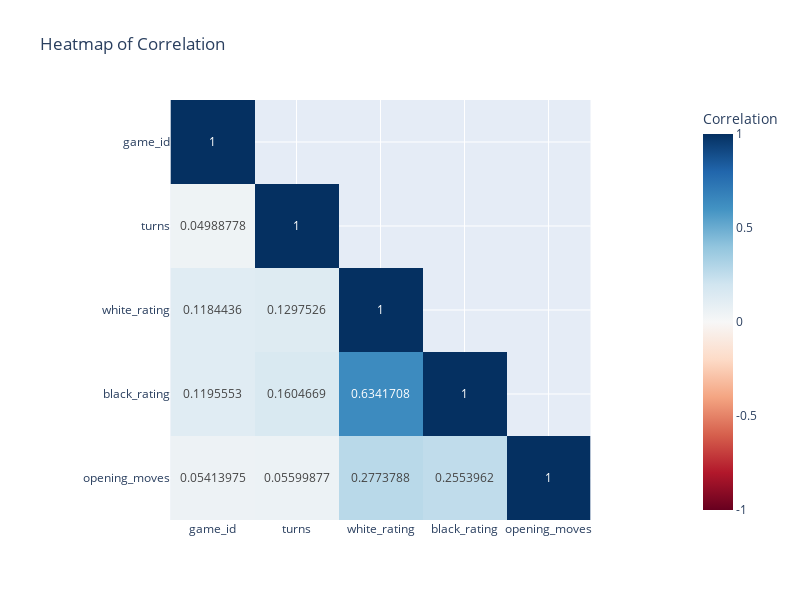

Notebook code cell kept with this figure:
### Markdown cell above
---
### **Correlation Analysis of Chess Game Features**

In the following visualization, we present a correlation heatmap for the numerical features in the chess game dataset. The heatmap highlights the relationships between these features, providing insight into how they interact with each other.

#### **Observations**
The correlation heatmap reveals the strength and direction of relationships between features such as player ratings, game turns, and opening moves. While some features, such as `white_rating` and `black_rating`, exhibit a moderate positive correlation, other features show weaker relationships, indicating limited linear dependence.

#### **Purpose of This Analysis**
Understanding correlations in the dataset is essential for:
- Identifying highly correlated features that may provide redundant information.
- Highlighting patterns that could inform strategic analysis or model building.
- Detecting weakly correlated features, which may require additional transformations to uncover hidden relationships.

### Code cell
#Correlation Analysis

df = CSV.copy()

# Calculate the correlation matrix for numerical columns
numerical_columns = df.select_dtypes(include=['int64', 'float64'])
correlation_matrix = numerical_columns.corr()

# Mask the top triangle of the correlation matrix
mask = np.tril(np.ones_like(correlation_matrix, dtype=bool))

correlation_matrix = correlation_matrix.where(mask)

# Create the heatmap using Plotly
fig = px.imshow(
    correlation_matrix,
    text_auto=True,
    color_continuous_scale="RdBu",  # Diverging colormap
    title="Heatmap of Correlation",
    labels=dict(color="Correlation"),
    zmin=-1, zmax=1  # Set limits for diverging colors
)

# Update the layout for better visualization
fig.update_layout(
    width=800,  # Set the width of the figure
    height=600,  # Set the height of the figure
    coloraxis_colorbar=dict(
        title="Correlation",
        tickvals=[-1, -0.5, 0, 0.5, 1],
        ticktext=["-1", "-0.5", "0", "0.5", "1"]
    ),
)

# Display the heatmap
fig.show()

#scatter plot white rating vs black rating

### Figure 1 — Plotly figure (JSON) as saved in the notebook; plotly's stock layout.template omitted (floating-point values rounded to 4 significant figures)
{"data": [{"coloraxis": "coloraxis", "hovertemplate": "x: %{x}<br>y: %{y}<br>Correlation: %{z}<extra></extra>", "name": "0", "texttemplate": "%{z}", "type": "heatmap", "x": ["game_id", "turns", "white_rating", "black_rating", "opening_moves"], "xaxis": "x", "y": ["game_id", "turns", "white_rating", "black_rating", "opening_moves"], "yaxis": "y", "z": [[1, null, null, null, null], [0.04989, 1, null, null, null], [0.1184, 0.1298, 1, null, null], [0.1196, 0.1605, 0.6342, 1, null], [0.05414, 0.056, 0.2774, 0.2554, 1]]}], "layout": {"coloraxis": {"cmax": 1, "cmin": -1, "colorbar": {"ticktext": ["-1", "-0.5", "0", "0.5", "1"], "tickvals": [-1, -0.5, 0, 0.5, 1], "title": {"text": "Correlation"}}, "colorscale": [[0, "rgb(103,0,31)"], [0.1, "rgb(178,24,43)"], [0.2, "rgb(214,96,77)"], [0.3, "rgb(244,165,130)"], [0.4, "rgb(253,219,199)"], [0.5, "rgb(247,247,247)"], [0.6, "rgb(209,229,240)"], [0.7, "rgb(146,197,222)"], [0.8, "rgb(67,147,195)"], [0.9, "rgb(33,102,172)"], [1, "rgb(5,48,97)"]]}, "height": 600, "title": {"text": "Heatmap of Correlation"}, "width": 800, "xaxis": {"anchor": "y", "constrain": "domain", "domain": [0, 1], "scaleanchor": "y"}, "yaxis": {"anchor": "x", "autorange": "reversed", "constrain": "domain", "domain": [0, 1]}}}
